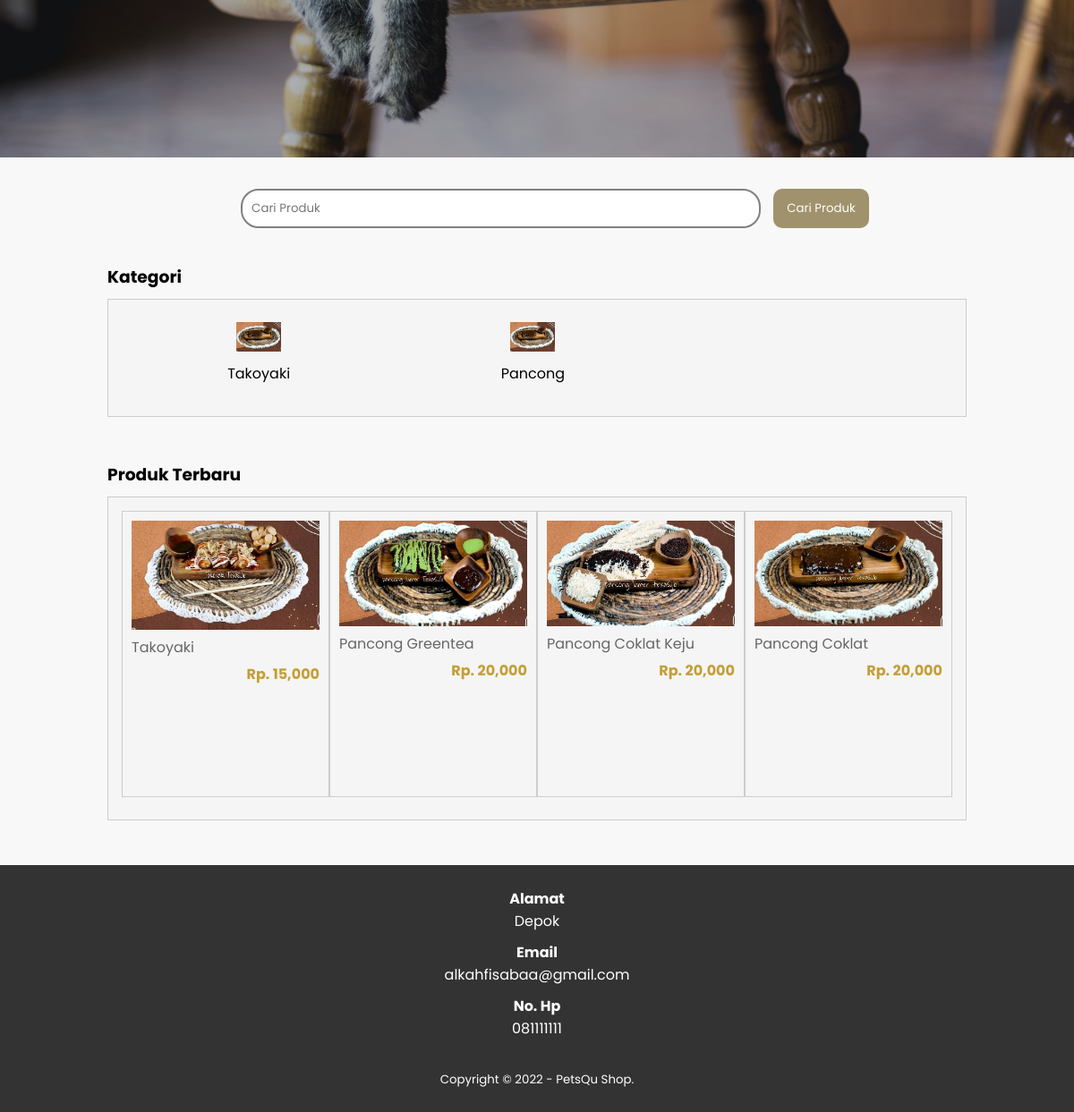
Before: / (lower part) with the older database file.
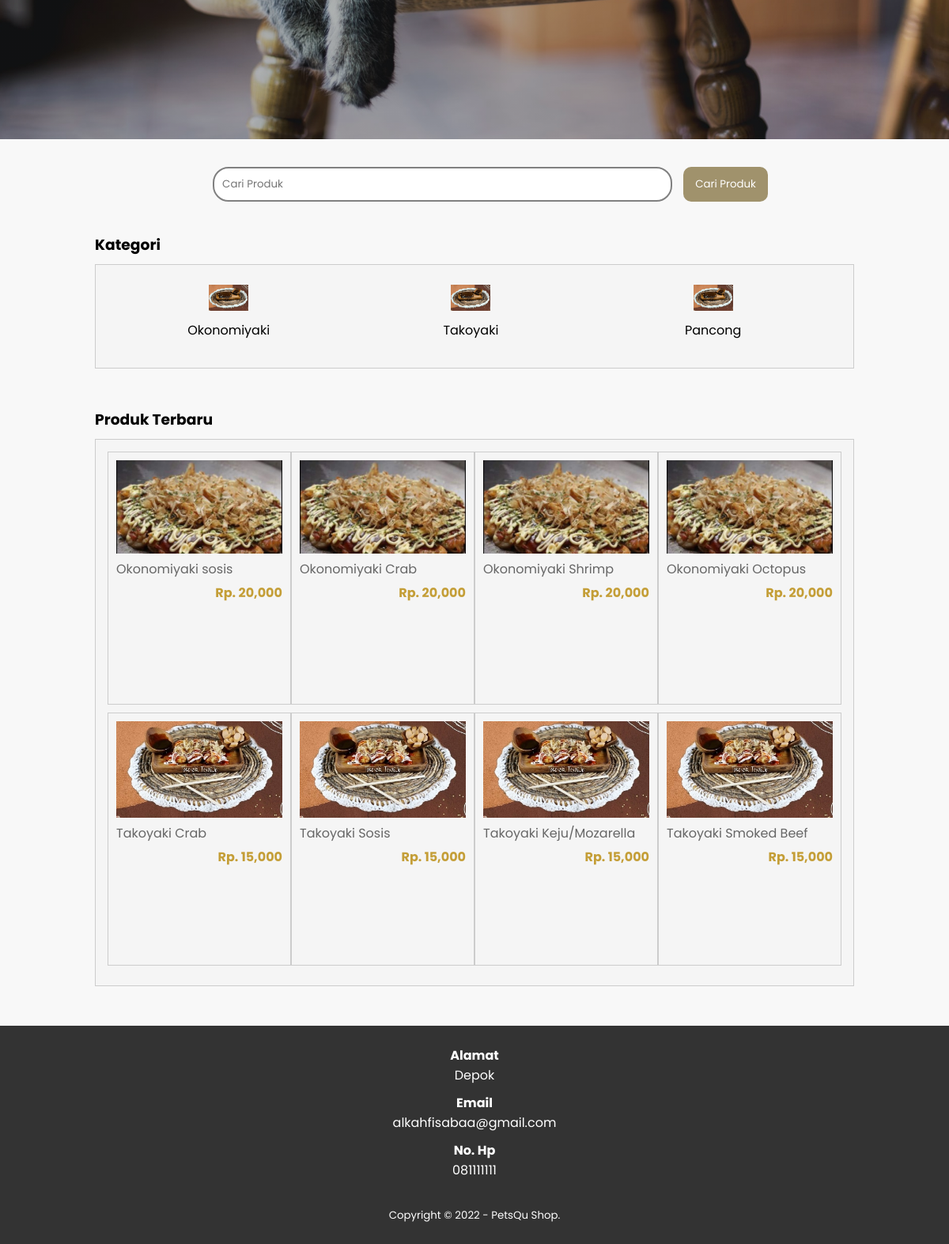
After: the same page with the newer database file.
### tables this page shows
CREATE TABLE `tb_category` (
  `category_id` int(11) NOT NULL,
  `category_name` varchar(25) NOT NULL
);

CREATE TABLE `tb_product` (
  `product_id` int(11) NOT NULL,
  `category_id` int(11) NOT NULL,
  `product_name` varchar(100) NOT NULL,
  `product_price` int(11) NOT NULL,
  `product_description` text NOT NULL,
  `product_image` varchar(100) NOT NULL,
  `product_status` tinyint(1) NOT NULL,
  `data_created` timestamp NOT NULL DEFAULT current_timestamp()
);

### index.php (the view, shortened to what this page needs)
<?php
	include 'db.php';
	$kontak = mysqli_query($conn, "SELECT admin_telp, admin_email, admin_address FROM tb_admin WHERE admin_id = 1");
	$a = mysqli_fetch_object($kontak);
?>
<!DOCTYPE html>
<html>
<head>
	<link rel="stylesheet" type="text/css" href="css/style.css?v=<?php echo time(); ?>">
</head>
<body>
	<section class="JumboTron">
    </section>
	<div class="search">
		<div class="container">
			<form action="produk.php">
				<input class="kolom-cari" type="text" name="search" placeholder="Cari Produk">
				<input class="cari" type="submit" name="cari" value="Cari Produk">
			</form>
		</div>
	</div>
	<div class="section">
		<div class="container">
			<h3 style="">Kategori</h3>
			<div class="box">
				<?php
					$kategori = mysqli_query($conn, "SELECT * FROM tb_category ORDER BY category_id DESC");
					if(mysqli_num_rows($kategori) > 0){
						while($k = mysqli_fetch_array($kategori)){
				?>
					<a href="produk.php?kat=<?php echo $k['category_id'] ?>">
						<div class="col-5">
							<img src="img/icon-kategori.png" width="50px" style="margin-bottom:5px;">
							<p><?php echo $k['category_name'] ?></p>
						</div>
					</a>
				<?php }}else{ ?>
					<p>Kategori tidak ada</p>
				<?php } ?>
			</div>
		</div>
	</div>
	<div class="section">
		<div class="container">
			<h3>Produk Terbaru</h3>
			<div class="box">
				<?php
					$produk = mysqli_query($conn, "SELECT * FROM tb_product WHERE product_status = 1 ORDER BY product_id DESC LIMIT 8");
					if(mysqli_num_rows($produk) > 0){
						while($p = mysqli_fetch_array($produk)){
				?>
					<a href="detail-produk.php?id=<?php echo $p['product_id'] ?>">
						<div class="col-4">
							<img src="produk/<?php echo $p['product_image'] ?>">
							<p class="nama"><?php echo substr($p['product_name'], 0, 30) ?></p>
							<p class="harga">Rp. <?php echo number_format($p['product_price']) ?></p>
						</div>
					</a>
				<?php }}else{ ?>
					<p>Produk tidak ada</p>
				<?php } ?>
			</div>
		</div>
	</div>
	<div class="footer">
		<div class="container">
			<h4>Alamat</h4>
			<p><?php echo $a->admin_address ?></p>
			<h4>Email</h4>
			<p><?php echo $a->admin_email ?></p>
			<h4>No. Hp</h4>
			<p><?php echo $a->admin_telp ?></p>
			<small>Copyright &copy; 2022 - PetsQu Shop.</small>
		</div>
	</div>
</body>
</html>

Changed rows visible on the page:
no longer on this page (row edited): tb_product: product_image (picture), product_name "Takoyaki", product_price "15,000"
no longer on this page (row unchanged): tb_product: product_image (picture), product_name "Pancong Greentea", product_price "20,000"
no longer on this page (row unchanged): tb_product: product_image (picture), product_name "Pancong Coklat Keju", product_price "20,000"
no longer on this page (row unchanged): tb_product: product_image (picture), product_name "Pancong Coklat", product_price "20,000"
added tb_category: category_name "Okonomiyaki"
added tb_product: product_image (picture), product_name "Okonomiyaki sosis", product_price "20,000"
added tb_product: product_image (picture), product_name "Okonomiyaki Crab", product_price "20,000"
added tb_product: product_image (picture), product_name "Okonomiyaki Shrimp", product_price "20,000"
added tb_product: product_image (picture), product_name "Okonomiyaki Octopus", product_price "20,000"
added tb_product: product_image (picture), product_name "Takoyaki Crab", product_price "15,000"
added tb_product: product_image (picture), product_name "Takoyaki Sosis", product_price "15,000"
added tb_product: product_image (picture), product_name "Takoyaki Keju/Mozarella", product_price "15,000"
added tb_product: product_image (picture), product_name "Takoyaki Smoked Beef", product_price "15,000"
